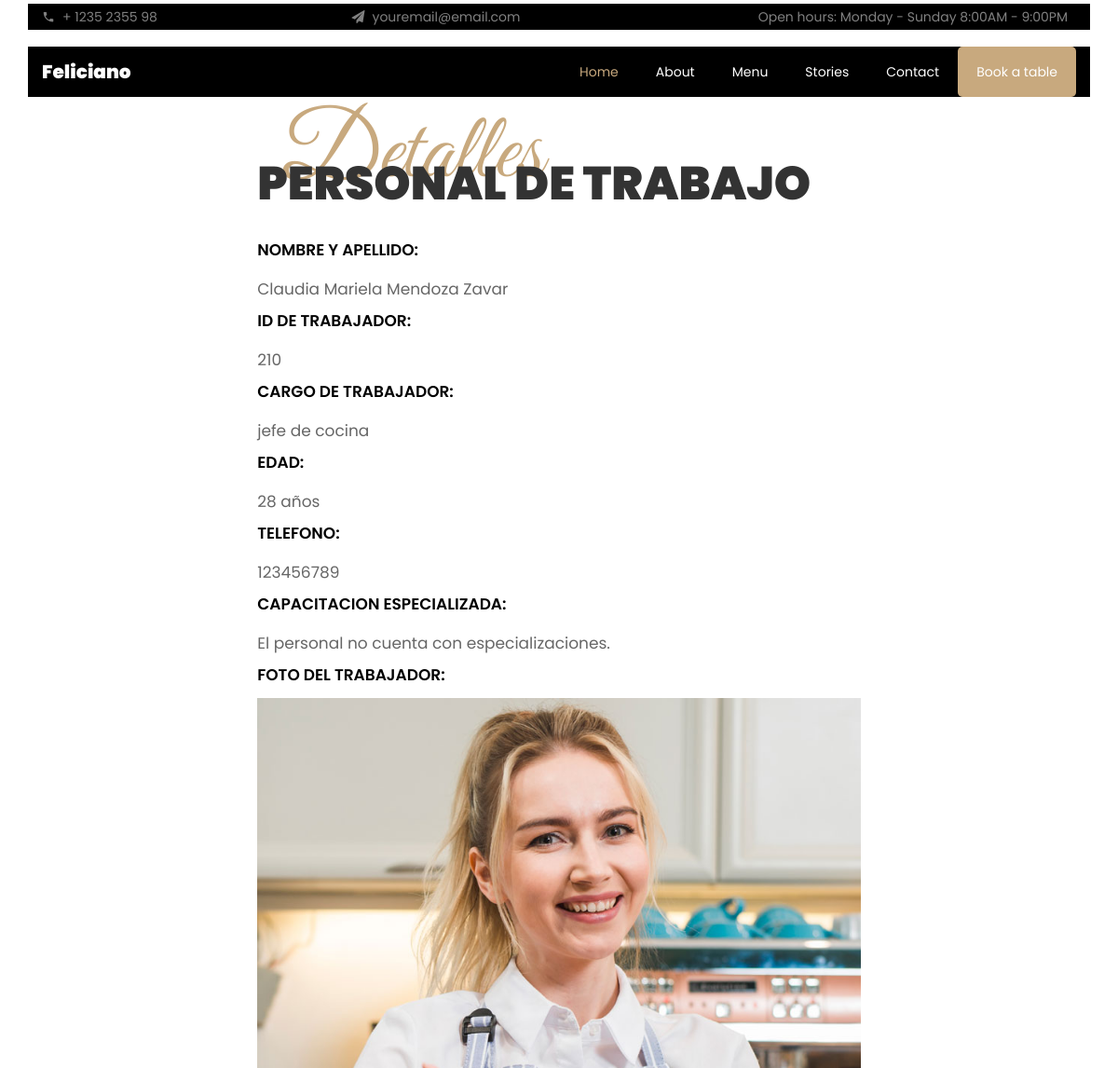
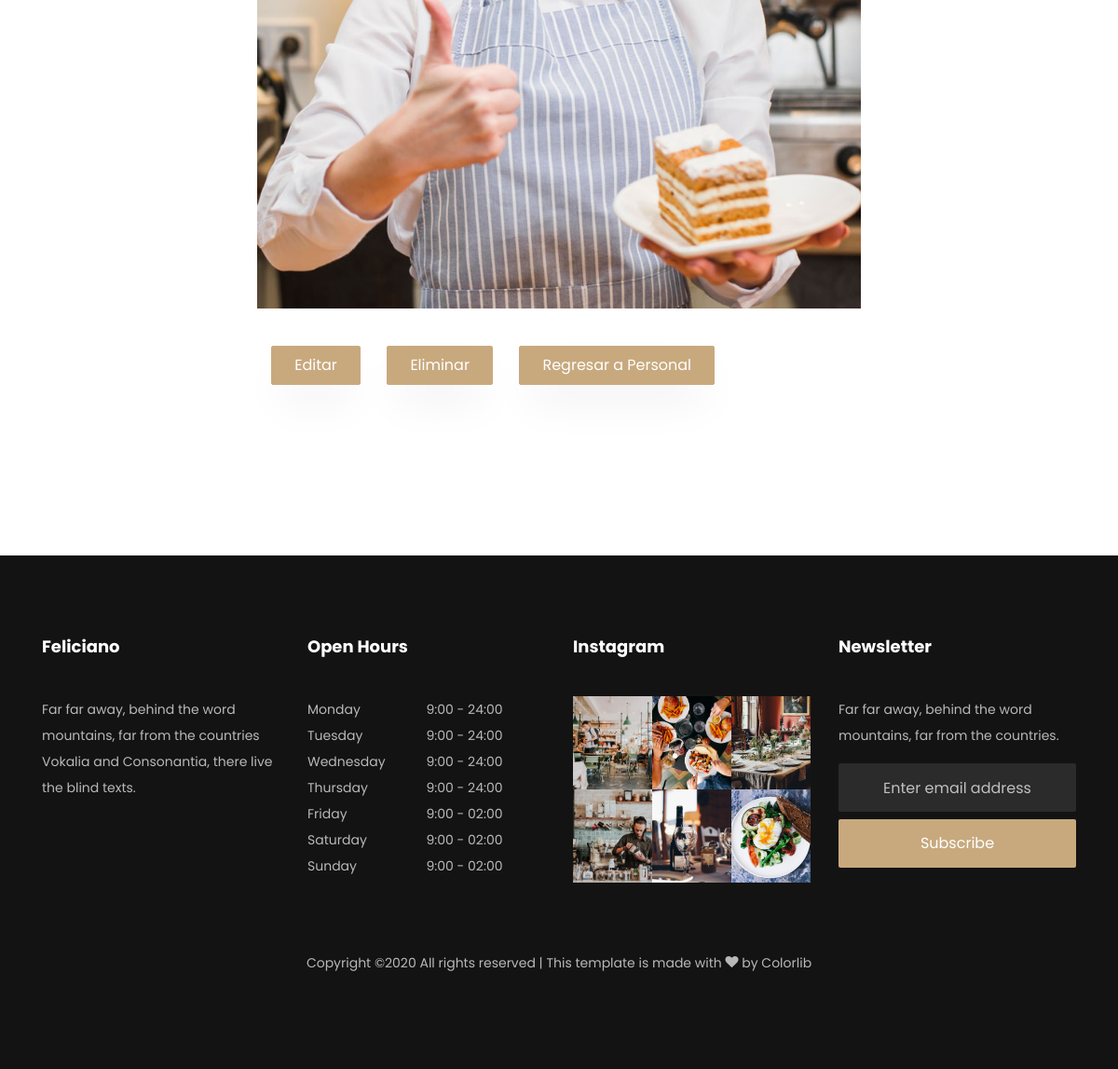
Screenshot of /persona/personal/1/ with the database file from the repository (2 pictures, top to bottom).
### persona/models.py (models this page shows, shortened)
class Personal(models.Model):
	nombre 		= models.CharField(max_length=100)
	apellido 	= models.CharField(max_length=100)
	cargo 		= models.CharField(max_length=100, choices=puesto, default='otro')
	id_trabajo 	= models. CharField(max_length=100, default=210)
	dni 		= models.CharField(max_length=100)
	edad 		= models.IntegerField()
	sexo 		= models.CharField(max_length=100, choices=genero, default='otro')
	telefono 	= models.IntegerField()
	direc 		= models.CharField(max_length=100)
	correo 		= models.CharField(max_length=50)
	cap_esp 	= models.BooleanField(default=False)
	imagen 		= models.ImageField(upload_to='persona',default='persona/sin_imagen.jpg')
	password	= models.CharField(max_length=50, default='sumaq123')

### persona/views.py (the view)
# urls.py: path('personal/<int:pk>/', PersonalDetailView.as_view(), name='personal-detail'),
class PersonalDetailView(DetailView):
	model = Personal

### persona/templates/persona/personal_detail.html (shortened to what this page needs)
{% load static %}
<!DOCTYPE html>
<html lang="en">
  <head>
    <link rel="stylesheet" href="{% static 'css/open-iconic-bootstrap.min.css' %}">
    <link rel="stylesheet" href="{% static 'css/animate.css' %}">
    <link rel="stylesheet" href="{% static 'css/owl.carousel.min.css' %}">
    <link rel="stylesheet" href="{% static 'css/owl.theme.default.min.css' %}">
    <link rel="stylesheet" href="{% static 'css/magnific-popup.css' %}">
    <link rel="stylesheet" href="{% static 'css/aos.css' %}">
    <link rel="stylesheet" href="{% static 'css/ionicons.min.css' %}">
    <link rel="stylesheet" href="{% static 'css/bootstrap-datepicker.css' %}">
    <link rel="stylesheet" href="{% static 'css/jquery.timepicker.css' %}">
    <link rel="stylesheet" href="{% static 'css/flaticon.css' %}">
    <link rel="stylesheet" href="{% static 'css/icomoon.css' %}">
    <link rel="stylesheet" href="{% static 'css/style.css' %}">
  </head>
  <body>
    <div class="py-1 bg-black top">
    	<div class="container" style="background-color: black">
    		<div class="row no-gutters d-flex align-items-start align-items-center px-md-0">
	    		<div class="col-lg-12 d-block">
		    		<div class="row d-flex">
		    			<div class="col-md pr-4 d-flex topper align-items-center">
					    	<div class="icon mr-2 d-flex justify-content-center align-items-center"><span class="icon-phone2"></span></div>
						    <span class="text">+ 1235 2355 98</span>
					    </div>
					    <div class="col-md pr-4 d-flex topper align-items-center">
					    	<div class="icon mr-2 d-flex justify-content-center align-items-center"><span class="icon-paper-plane"></span></div>
						    <span class="text">youremail@email.com</span>
					    </div>
					    <div class="col-md-5 pr-4 d-flex topper align-items-center text-lg-right justify-content-end">
						    <p class="mb-0 register-link"><span>Open hours:</span> <span>Monday - Sunday</span> <span>8:00AM - 9:00PM</span></p>
					    </div>
				    </div>
			    </div>
		    </div>
		  </div>
    </div>
	  <nav class="navbar navbar-expand-lg navbar-dark ftco_navbar bg-dark ftco-navbar-light" id="ftco-navbar">
	    <div class="container" style="background-color: black">
	      <a class="navbar-brand" href="index.html">Feliciano</a>
	      <div class="collapse navbar-collapse" id="ftco-nav">
	        <ul class="navbar-nav ml-auto">
	        	<li class="nav-item active"><a href="index.html" class="nav-link">Home</a></li>
	        	<li class="nav-item"><a href="about.html" class="nav-link">About</a></li>
	        	<li class="nav-item"><a href="menu.html" class="nav-link">Menu</a></li>
	        	<li class="nav-item"><a href="blog.html" class="nav-link">Stories</a></li>
	          <li class="nav-item"><a href="contact.html" class="nav-link">Contact</a></li>
	          <li class="nav-item cta"><a href="reservation.html" class="nav-link">Book a table</a></li>
	        </ul>
	      </div>
	    </div>
	  </nav>
	<section class="ftco-section contact-section">
		<div class="container">
			<div class=" justify-content-center d-flex no-gutters">
		        <div class="col-md-7 order-md-last ftco-animate makereservation ">
			       	<div class="py-md-5">
				       	<div class="heading-section ftco-animate mb-4">
				         	<span class="subheading ml-4">Detalles</span>
				            <h2 class="mb-8">PERSONAL DE TRABAJO</h2>
				        </div>
						<div class="form-group">
						    {% block body %}
							<label for="">NOMBRE Y APELLIDO:</label>
							<br> {{ object.nombre }} {{ object.apellido }}<br>
							<label for="">ID DE TRABAJADOR:</label>
							<br> {{ object.id_trabajo }}<br>
							<label for="">CARGO DE TRABAJADOR:</label>
							<br> {{ object.cargo }}<br>
							<label for="">EDAD:</label>
							<br> {{ object.edad }} años<br>
							<label for="">TELEFONO:</label>
							<br> {{ object.telefono }}<br>
							<label for="">CAPACITACION ESPECIALIZADA:</label>
							<br>
							{% if cap_esp %}
							Personal clasificado, cuenta con especializaciones.
							{% else %}
							El personal no cuenta con especializaciones.</h3>
							{% endif %}
							<br>
							<label for="">FOTO DEL TRABAJADOR:</label>
							<img src="{{object.imagen.url}}" width=100% height=100%>
				        </div>
				        <div class="col-md-12 mt-3">
				           	<div class="form-group">
								<a href="update/" class="btn btn-primary py-2 px-4 mr-4 mt-4">Editar</a>
								<a href="delete/" class="btn btn-primary py-2 px-4 mr-4 mt-4">Eliminar</a>
								<a href="../" class="btn btn-primary py-2 px-4 mr-4 mt-4">Regresar a Personal</a>
				           	</div>
				        </div>
				        {% endblock%}
				    </div>
			    </div>
			</div>
		</div>
	</section>
	<footer class="ftco-footer ftco-bg-dark ftco-section">
        <div class="container">
        	<div class="row mb-5">
	          	<div class="col-md-6 col-lg-3">
	            	<div class="ftco-footer-widget mb-4">
	              		<h2 class="ftco-heading-2">Feliciano</h2>
	              		<p>Far far away, behind the word mountains, far from the countries Vokalia and Consonantia, there live the blind texts.</p>
			            <ul class="ftco-footer-social list-unstyled float-md-left float-lft mt-3">
			            </ul>
	            	</div>
	          	</div>
	            <div class="col-md-6 col-lg-3">
	            	<div class="ftco-footer-widget mb-4">
	              		<h2 class="ftco-heading-2">Open Hours</h2>
			            <ul class="list-unstyled open-hours">
			                <li class="d-flex"><span>Monday</span><span>9:00 - 24:00</span></li>
			                <li class="d-flex"><span>Tuesday</span><span>9:00 - 24:00</span></li>
			                <li class="d-flex"><span>Wednesday</span><span>9:00 - 24:00</span></li>
			                <li class="d-flex"><span>Thursday</span><span>9:00 - 24:00</span></li>
			                <li class="d-flex"><span>Friday</span><span>9:00 - 02:00</span></li>
			                <li class="d-flex"><span>Saturday</span><span>9:00 - 02:00</span></li>
			                <li class="d-flex"><span>Sunday</span><span> 9:00 - 02:00</span></li>
			            </ul>
	            	</div>
	            </div>
		        <div class="col-md-6 col-lg-3">
		            <div class="ftco-footer-widget mb-4">
		        	    <h2 class="ftco-heading-2">Instagram</h2>
		            	<div class="thumb d-sm-flex">
			              	<a href="#" class="thumb-menu img" style="background-image: url({% static 'images/insta-1.jpg' %});">
			             	</a>
			            	<a href="#" class="thumb-menu img" style="background-image: url({% static 'images/insta-2.jpg' %});">
			            	</a>
			            	<a href="#" class="thumb-menu img" style="background-image: url({% static 'images/insta-3.jpg' %});">
			            	</a>
			            </div>
			            <div class="thumb d-flex">
			            	<a href="#" class="thumb-menu img" style="background-image: url({% static 'images/insta-4.jpg' %});">
			            	</a>
			            	<a href="#" class="thumb-menu img" style="background-image: url({% static 'images/insta-5.jpg' %});">
			            	</a>
			            	<a href="#" class="thumb-menu img" style="background-image: url({% static 'images/insta-6.jpg' %});">
			            	</a>
			            </div>
		            </div>
		        </div>
		        <div class="col-md-6 col-lg-3">
		            <div class="ftco-footer-widget mb-4">
		            	<h2 class="ftco-heading-2">Newsletter</h2>
		            	<p>Far far away, behind the word mountains, far from the countries.</p>
		                <form action="#" class="subscribe-form">
		          	      	<div class="form-group">
		            	    	<input type="text" class="form-control mb-2 text-center" placeholder="Enter email address">
		                		<input type="submit" value="Subscribe" class="form-control submit px-3">
		                	</div>
		              	</form>
		            </div>
		        </div>
        	</div>
        	<div class="row">
          		<div class="col-md-12 text-center">
            		<p>
  					Copyright &copy;<script>document.write(new Date().getFullYear());</script> All rights reserved | This template is made with <i class="icon-heart" aria-hidden="true"></i> by <a href="https://colorlib.com" target="_blank">Colorlib</a>
  					</p>
          		</div>
        	</div>
      	</div>
    </footer>
    </body>
</html>

### static/css/icomoon.css (style rules this page uses)
[class^="icon-"], [class*=" icon-"] { font-family: 'icomoon' !important; speak: none; font-style: normal; font-weight: normal; font-variant: normal; text-transform: none; line-height: 1; -webkit-font-smoothing: antialiased; -moz-osx-font-smoothing: grayscale; }
.icon-heart:before { content: "\f004"; }
.icon-paper-plane:before { content: "\f1d8"; }
.icon-phone2:before { content: "\e0cd"; }

### rows the page displays
Personal: nombre "Claudia Mariela", apellido "Mendoza Zavar", id_trabajo "210", cargo "jefe de cocina", edad "28", telefono "123456789", imagen (picture)
